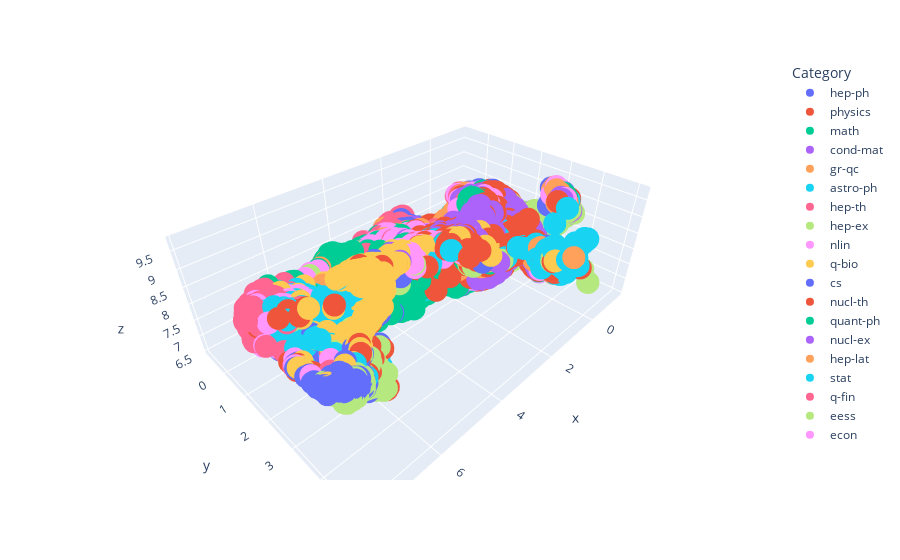

Write notebook code for a chart like this one.
### Code cell
import umap.umap_ as umap

import plotly.express as px


# Perform dimensionality reduction using UMAP
reducer = umap.UMAP(n_components=3, random_state=42, n_neighbors=20, min_dist=0.0,metric="cosine")
embeddings_3d = reducer.fit_transform(embeddings)

# Create a DataFrame for the 3D embeddings
embeddings_3d_df = pd.DataFrame(embeddings_3d, columns=['x', 'y', 'z'])
embeddings_3d_df['Category'] = merged_df['unique_primary_category'].values

# Create the 3D scatter plot using Plotly
fig = px.scatter_3d(embeddings_3d_df, x='x', y='y', z='z', color='Category')
fig.show()
fig.write_html("3D_plot_model_autoencoder.html")

### Figure 1 — Plotly figure (JSON) as saved in the notebook; plotly's stock layout.template omitted (floating-point values rounded to 4 significant figures; data arrays with more than 128 entries replaced by an {"elided": "..."} marker saying what was removed)
{"data": [{"hovertemplate": "Category=hep-ph<br>x=%{x}<br>y=%{y}<br>z=%{z}<extra></extra>", "legendgroup": "hep-ph", "marker": {"color": "#636efa", "symbol": "circle"}, "mode": "markers", "name": "hep-ph", "scene": "scene", "showlegend": true, "type": "scatter3d", "x": {"elided": "497 float values"}, "y": {"elided": "497 float values"}, "z": {"elided": "497 float values"}}, {"hovertemplate": "Category=physics<br>x=%{x}<br>y=%{y}<br>z=%{z}<extra></extra>", "legendgroup": "physics", "marker": {"color": "#EF553B", "symbol": "circle"}, "mode": "markers", "name": "physics", "scene": "scene", "showlegend": true, "type": "scatter3d", "x": {"elided": "493 float values"}, "y": {"elided": "493 float values"}, "z": {"elided": "493 float values"}}, {"hovertemplate": "Category=math<br>x=%{x}<br>y=%{y}<br>z=%{z}<extra></extra>", "legendgroup": "math", "marker": {"color": "#00cc96", "symbol": "circle"}, "mode": "markers", "name": "math", "scene": "scene", "showlegend": true, "type": "scatter3d", "x": {"elided": "495 float values"}, "y": {"elided": "495 float values"}, "z": {"elided": "495 float values"}}, {"hovertemplate": "Category=cond-mat<br>x=%{x}<br>y=%{y}<br>z=%{z}<extra></extra>", "legendgroup": "cond-mat", "marker": {"color": "#ab63fa", "symbol": "circle"}, "mode": "markers", "name": "cond-mat", "scene": "scene", "showlegend": true, "type": "scatter3d", "x": {"elided": "495 float values"}, "y": {"elided": "495 float values"}, "z": {"elided": "495 float values"}}, {"hovertemplate": "Category=gr-qc<br>x=%{x}<br>y=%{y}<br>z=%{z}<extra></extra>", "legendgroup": "gr-qc", "marker": {"color": "#FFA15A", "symbol": "circle"}, "mode": "markers", "name": "gr-qc", "scene": "scene", "showlegend": true, "type": "scatter3d", "x": {"elided": "495 float values"}, "y": {"elided": "495 float values"}, "z": {"elided": "495 float values"}}, {"hovertemplate": "Category=astro-ph<br>x=%{x}<br>y=%{y}<br>z=%{z}<extra></extra>", "legendgroup": "astro-ph", "marker": {"color": "#19d3f3", "symbol": "circle"}, "mode": "markers", "name": "astro-ph", "scene": "scene", "showlegend": true, "type": "scatter3d", "x": {"elided": "497 float values"}, "y": {"elided": "497 float values"}, "z": {"elided": "497 float values"}}, {"hovertemplate": "Category=hep-th<br>x=%{x}<br>y=%{y}<br>z=%{z}<extra></extra>", "legendgroup": "hep-th", "marker": {"color": "#FF6692", "symbol": "circle"}, "mode": "markers", "name": "hep-th", "scene": "scene", "showlegend": true, "type": "scatter3d", "x": {"elided": "495 float values"}, "y": {"elided": "495 float values"}, "z": {"elided": "495 float values"}}, {"hovertemplate": "Category=hep-ex<br>x=%{x}<br>y=%{y}<br>z=%{z}<extra></extra>", "legendgroup": "hep-ex", "marker": {"color": "#B6E880", "symbol": "circle"}, "mode": "markers", "name": "hep-ex", "scene": "scene", "showlegend": true, "type": "scatter3d", "x": {"elided": "499 float values"}, "y": {"elided": "499 float values"}, "z": {"elided": "499 float values"}}, {"hovertemplate": "Category=nlin<br>x=%{x}<br>y=%{y}<br>z=%{z}<extra></extra>", "legendgroup": "nlin", "marker": {"color": "#FF97FF", "symbol": "circle"}, "mode": "markers", "name": "nlin", "scene": "scene", "showlegend": true, "type": "scatter3d", "x": {"elided": "497 float values"}, "y": {"elided": "497 float values"}, "z": {"elided": "497 float values"}}, {"hovertemplate": "Category=q-bio<br>x=%{x}<br>y=%{y}<br>z=%{z}<extra></extra>", "legendgroup": "q-bio", "marker": {"color": "#FECB52", "symbol": "circle"}, "mode": "markers", "name": "q-bio", "scene": "scene", "showlegend": true, "type": "scatter3d", "x": {"elided": "497 float values"}, "y": {"elided": "497 float values"}, "z": {"elided": "497 float values"}}, {"hovertemplate": "Category=cs<br>x=%{x}<br>y=%{y}<br>z=%{z}<extra></extra>", "legendgroup": "cs", "marker": {"color": "#636efa", "symbol": "circle"}, "mode": "markers", "name": "cs", "scene": "scene", "showlegend": true, "type": "scatter3d", "x": {"elided": "497 float values"}, "y": {"elided": "497 float values"}, "z": {"elided": "497 float values"}}, {"hovertemplate": "Category=nucl-th<br>x=%{x}<br>y=%{y}<br>z=%{z}<extra></extra>", "legendgroup": "nucl-th", "marker": {"color": "#EF553B", "symbol": "circle"}, "mode": "markers", "name": "nucl-th", "scene": "scene", "showlegend": true, "type": "scatter3d", "x": {"elided": "497 float values"}, "y": {"elided": "497 float values"}, "z": {"elided": "497 float values"}}, {"hovertemplate": "Category=quant-ph<br>x=%{x}<br>y=%{y}<br>z=%{z}<extra></extra>", "legendgroup": "quant-ph", "marker": {"color": "#00cc96", "symbol": "circle"}, "mode": "markers", "name": "quant-ph", "scene": "scene", "showlegend": true, "type": "scatter3d", "x": {"elided": "497 float values"}, "y": {"elided": "497 float values"}, "z": {"elided": "497 float values"}}, {"hovertemplate": "Category=nucl-ex<br>x=%{x}<br>y=%{y}<br>z=%{z}<extra></extra>", "legendgroup": "nucl-ex", "marker": {"color": "#ab63fa", "symbol": "circle"}, "mode": "markers", "name": "nucl-ex", "scene": "scene", "showlegend": true, "type": "scatter3d", "x": {"elided": "500 float values"}, "y": {"elided": "500 float values"}, "z": {"elided": "500 float values"}}, {"hovertemplate": "Category=hep-lat<br>x=%{x}<br>y=%{y}<br>z=%{z}<extra></extra>", "legendgroup": "hep-lat", "marker": {"color": "#FFA15A", "symbol": "circle"}, "mode": "markers", "name": "hep-lat", "scene": "scene", "showlegend": true, "type": "scatter3d", "x": {"elided": "497 float values"}, "y": {"elided": "497 float values"}, "z": {"elided": "497 float values"}}, {"hovertemplate": "Category=stat<br>x=%{x}<br>y=%{y}<br>z=%{z}<extra></extra>", "legendgroup": "stat", "marker": {"color": "#19d3f3", "symbol": "circle"}, "mode": "markers", "name": "stat", "scene": "scene", "showlegend": true, "type": "scatter3d", "x": {"elided": "492 float values"}, "y": {"elided": "492 float values"}, "z": {"elided": "492 float values"}}, {"hovertemplate": "Category=q-fin<br>x=%{x}<br>y=%{y}<br>z=%{z}<extra></extra>", "legendgroup": "q-fin", "marker": {"color": "#FF6692", "symbol": "circle"}, "mode": "markers", "name": "q-fin", "scene": "scene", "showlegend": true, "type": "scatter3d", "x": {"elided": "496 float values"}, "y": {"elided": "496 float values"}, "z": {"elided": "496 float values"}}, {"hovertemplate": "Category=eess<br>x=%{x}<br>y=%{y}<br>z=%{z}<extra></extra>", "legendgroup": "eess", "marker": {"color": "#B6E880", "symbol": "circle"}, "mode": "markers", "name": "eess", "scene": "scene", "showlegend": true, "type": "scatter3d", "x": {"elided": "496 float values"}, "y": {"elided": "496 float values"}, "z": {"elided": "496 float values"}}, {"hovertemplate": "Category=econ<br>x=%{x}<br>y=%{y}<br>z=%{z}<extra></extra>", "legendgroup": "econ", "marker": {"color": "#FF97FF", "symbol": "circle"}, "mode": "markers", "name": "econ", "scene": "scene", "showlegend": true, "type": "scatter3d", "x": {"elided": "492 float values"}, "y": {"elided": "492 float values"}, "z": {"elided": "492 float values"}}], "layout": {"legend": {"title": {"text": "Category"}, "tracegroupgap": 0}, "margin": {"t": 60}, "scene": {"domain": {"x": [0, 1], "y": [0, 1]}, "xaxis": {"title": {"text": "x"}}, "yaxis": {"title": {"text": "y"}}, "zaxis": {"title": {"text": "z"}}}}}
